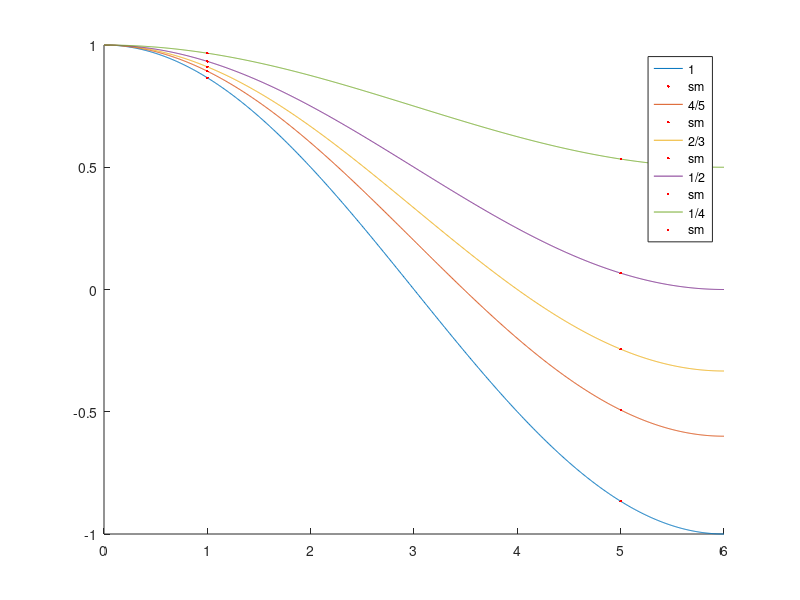

Here is the MATLAB script that generated this plot:
clear;clc;
n=5;
e=ones(n,1);
A=spdiags([-e 2*e -e],[-1 0 1],n,n);
b=rand(n,1);

w=2/3;
D=diag(A)/w;
P=spdiags(D,[0],n,n);
xguess=rand(n,1);

t=30;
rs=zeros(t,1);
for i=1:t
    xguess=(b+(P-A)*xguess)./D;
    r=norm(b-A*xguess);
    rs(i)=r;
end
% semilogy(1:t,rs);

t=linspace(0,n+1,1000);
j=[1 n];
w=2/3;
eigM=@(w,t)1-w+w*cos(t*pi/(n+1));
hold on;
for w=[1,0.8 2/3 1/2,1/4]
    lambda=eigM(w,t);
    sample=eigM(w,j);
    plot(t,lambda,'-',j,sample,'r.');
end
legend('1','sm','4/5','sm','2/3','sm','1/2','sm','1/4','sm');

